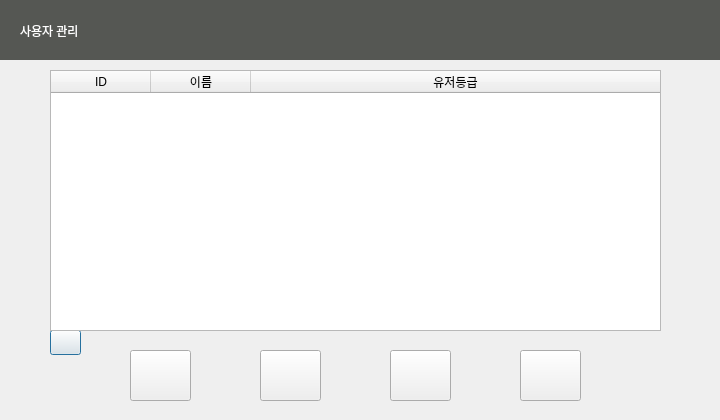
<?xml version="1.0" encoding="UTF-8"?>
<ui version="4.0">
 <class>user</class>
 <widget class="QDialog" name="user">
  <property name="geometry">
   <rect>
    <x>0</x>
    <y>0</y>
    <width>720</width>
    <height>420</height>
   </rect>
  </property>
  <property name="windowTitle">
   <string>Dialog</string>
  </property>
  <widget class="QLabel" name="label_2">
   <property name="geometry">
    <rect>
     <x>20</x>
     <y>15</y>
     <width>91</width>
     <height>31</height>
    </rect>
   </property>
   <property name="styleSheet">
    <string notr="true">background-color: rgb(85, 87, 83);
font: 12pt &quot;Ubuntu&quot;;
color: rgb(255, 255, 255);</string>
   </property>
   <property name="text">
    <string>사용자 관리</string>
   </property>
  </widget>
  <widget class="QPushButton" name="refresh_btn">
   <property name="geometry">
    <rect>
     <x>50</x>
     <y>330</y>
     <width>31</width>
     <height>25</height>
    </rect>
   </property>
   <property name="text">
    <string/>
   </property>
   <property name="icon">
    <iconset resource="img.qrc">
     <normaloff>:/new/prefix1/img/refresh.png</normaloff>:/new/prefix1/img/refresh.png</iconset>
   </property>
  </widget>
  <widget class="QTableWidget" name="usertable">
   <property name="enabled">
    <bool>true</bool>
   </property>
   <property name="geometry">
    <rect>
     <x>50</x>
     <y>70</y>
     <width>611</width>
     <height>261</height>
    </rect>
   </property>
   <property name="maximumSize">
    <size>
     <width>611</width>
     <height>261</height>
    </size>
   </property>
   <property name="selectionMode">
    <enum>QAbstractItemView::SingleSelection</enum>
   </property>
   <property name="rowCount">
    <number>0</number>
   </property>
   <attribute name="horizontalHeaderCascadingSectionResizes">
    <bool>true</bool>
   </attribute>
   <attribute name="horizontalHeaderShowSortIndicator" stdset="0">
    <bool>true</bool>
   </attribute>
   <attribute name="horizontalHeaderStretchLastSection">
    <bool>true</bool>
   </attribute>
   <attribute name="verticalHeaderVisible">
    <bool>false</bool>
   </attribute>
   <attribute name="verticalHeaderCascadingSectionResizes">
    <bool>false</bool>
   </attribute>
   <attribute name="verticalHeaderShowSortIndicator" stdset="0">
    <bool>false</bool>
   </attribute>
   <attribute name="verticalHeaderStretchLastSection">
    <bool>false</bool>
   </attribute>
   <column>
    <property name="text">
     <string>ID</string>
    </property>
   </column>
   <column>
    <property name="text">
     <string>이름</string>
    </property>
   </column>
   <column>
    <property name="text">
     <string>유저등급</string>
    </property>
   </column>
  </widget>
  <widget class="QPushButton" name="add_btn">
   <property name="geometry">
    <rect>
     <x>130</x>
     <y>350</y>
     <width>61</width>
     <height>51</height>
    </rect>
   </property>
   <property name="acceptDrops">
    <bool>false</bool>
   </property>
   <property name="styleSheet">
    <string notr="true"/>
   </property>
   <property name="text">
    <string/>
   </property>
   <property name="icon">
    <iconset resource="img.qrc">
     <normaloff>:/new/prefix1/img/user_add.png</normaloff>:/new/prefix1/img/user_add.png</iconset>
   </property>
   <property name="iconSize">
    <size>
     <width>50</width>
     <height>50</height>
    </size>
   </property>
   <property name="shortcut">
    <string notr="true"/>
   </property>
   <property name="autoRepeat">
    <bool>false</bool>
   </property>
   <property name="autoExclusive">
    <bool>true</bool>
   </property>
   <property name="autoDefault">
    <bool>false</bool>
   </property>
  </widget>
  <widget class="QPushButton" name="remove_btn">
   <property name="geometry">
    <rect>
     <x>260</x>
     <y>350</y>
     <width>61</width>
     <height>51</height>
    </rect>
   </property>
   <property name="acceptDrops">
    <bool>false</bool>
   </property>
   <property name="styleSheet">
    <string notr="true"/>
   </property>
   <property name="text">
    <string/>
   </property>
   <property name="icon">
    <iconset resource="img.qrc">
     <normaloff>:/new/prefix1/img/user_remove.png</normaloff>:/new/prefix1/img/user_remove.png</iconset>
   </property>
   <property name="iconSize">
    <size>
     <width>50</width>
     <height>50</height>
    </size>
   </property>
   <property name="shortcut">
    <string notr="true"/>
   </property>
   <property name="autoRepeat">
    <bool>false</bool>
   </property>
   <property name="autoExclusive">
    <bool>true</bool>
   </property>
   <property name="autoDefault">
    <bool>false</bool>
   </property>
  </widget>
  <widget class="QPushButton" name="edit_btn">
   <property name="geometry">
    <rect>
     <x>390</x>
     <y>350</y>
     <width>61</width>
     <height>51</height>
    </rect>
   </property>
   <property name="acceptDrops">
    <bool>false</bool>
   </property>
   <property name="styleSheet">
    <string notr="true"/>
   </property>
   <property name="text">
    <string/>
   </property>
   <property name="icon">
    <iconset resource="img.qrc">
     <normaloff>:/new/prefix1/img/edit.png</normaloff>:/new/prefix1/img/edit.png</iconset>
   </property>
   <property name="iconSize">
    <size>
     <width>50</width>
     <height>50</height>
    </size>
   </property>
   <property name="shortcut">
    <string notr="true"/>
   </property>
   <property name="autoRepeat">
    <bool>false</bool>
   </property>
   <property name="autoExclusive">
    <bool>true</bool>
   </property>
   <property name="autoDefault">
    <bool>false</bool>
   </property>
  </widget>
  <widget class="QLabel" name="label">
   <property name="geometry">
    <rect>
     <x>0</x>
     <y>0</y>
     <width>721</width>
     <height>60</height>
    </rect>
   </property>
   <property name="styleSheet">
    <string notr="true">
background-color: rgb(85, 87, 83);</string>
   </property>
   <property name="text">
    <string/>
   </property>
  </widget>
  <widget class="QPushButton" name="exit_btn">
   <property name="geometry">
    <rect>
     <x>520</x>
     <y>350</y>
     <width>61</width>
     <height>51</height>
    </rect>
   </property>
   <property name="acceptDrops">
    <bool>false</bool>
   </property>
   <property name="styleSheet">
    <string notr="true"/>
   </property>
   <property name="text">
    <string/>
   </property>
   <property name="icon">
    <iconset resource="img.qrc">
     <normaloff>:/new/prefix1/img/undo.png</normaloff>:/new/prefix1/img/undo.png</iconset>
   </property>
   <property name="iconSize">
    <size>
     <width>50</width>
     <height>50</height>
    </size>
   </property>
   <property name="shortcut">
    <string notr="true"/>
   </property>
   <property name="autoRepeat">
    <bool>false</bool>
   </property>
   <property name="autoExclusive">
    <bool>true</bool>
   </property>
   <property name="autoDefault">
    <bool>false</bool>
   </property>
  </widget>
  <zorder>label</zorder>
  <zorder>label_2</zorder>
  <zorder>refresh_btn</zorder>
  <zorder>usertable</zorder>
  <zorder>add_btn</zorder>
  <zorder>remove_btn</zorder>
  <zorder>edit_btn</zorder>
  <zorder>exit_btn</zorder>
 </widget>
 <resources>
  <include location="img.qrc"/>
 </resources>
 <connections/>
</ui>
